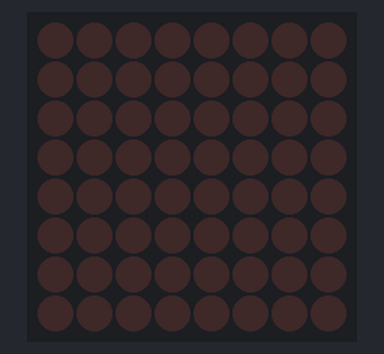
A sketch run on a simulated Arduino Uno, built with avr-gcc and run on an emulated ATmega328P. On the bench: 8×8 LED matrix.

Above: at 0.1 s.
At 1.3 s:
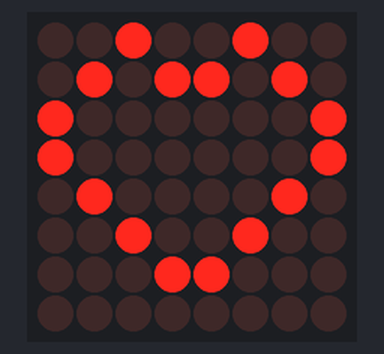
At 3.7 s:
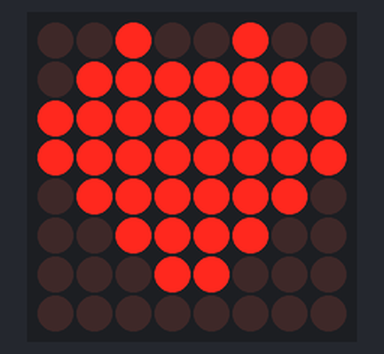

The sketch:

AR24_heart.ino
```cpp
#include "LedControlMS.h"

#define NBR_MTX 1 //number of matrices attached is one

LedControl lc=LedControl(4,3,2, NBR_MTX);//

unsigned long delayTime=1200;  // Delay between Frames

// Put values in arrays
byte invader1a[] =
{
  B00100100, // Second frame of invader #1
  B01011010,
  B10000001,
  B10000001,
  B01000010,
  B00100100,
  B00011000,
  B00000000
};

byte invader1b[] =
{
  B00100100, // Second frame of invader #1
  B01111110,
  B11111111,
  B11111111,
  B01111110,
  B00111100,
  B00011000,
  B00000000
};

void setup()
{
      lc.shutdown(0,false);
    // Wake up displays
//  lc.shutdown(1,false);
  lc.setIntensity(0,5);
    // Set intensity levels
//  lc.setIntensity(1,5);
  lc.clearDisplay(0);
    // Clear Displays
//  lc.clearDisplay(1);
}


//  Take values in Arrays and Display them
void sinvader1a()
{
  for (int i = 0; i < 8; i++)
  {
    lc.setRow(0,i,invader1a[i]);
  }
}

void sinvader1b()
{
  for (int i = 0; i < 8; i++)
  {
     lc.setRow(0,i,invader1b[i]);
  }
}

void loop()
{
// Put #1 frame on both Display

    delay(delayTime);
    sinvader1a();
    delay(delayTime);


// Put #2 frame on both Display

    delay(delayTime);
    sinvader1b();
    delay(delayTime);

}
```

Measured:
- what the display in image 1 shows lasts 2.4 s, from 1.2 s to 3.6 s
